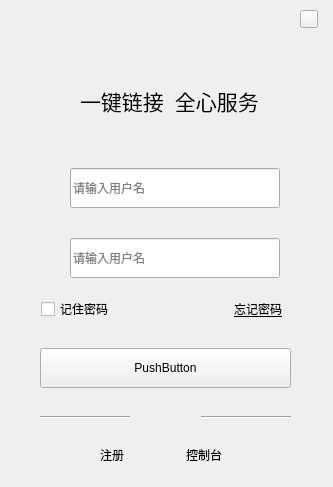
<?xml version="1.0" encoding="UTF-8"?>
<ui version="4.0">
 <class>Form</class>
 <widget class="QWidget" name="Form">
  <property name="geometry">
   <rect>
    <x>0</x>
    <y>0</y>
    <width>333</width>
    <height>487</height>
   </rect>
  </property>
  <property name="windowTitle">
   <string>Form</string>
  </property>
  <widget class="QWidget" name="layoutWidget">
   <property name="geometry">
    <rect>
     <x>0</x>
     <y>0</y>
     <width>332</width>
     <height>488</height>
    </rect>
   </property>
   <layout class="QVBoxLayout" name="verticalLayout_2">
    <item>
     <widget class="QWidget" name="widget_2" native="true">
      <property name="minimumSize">
       <size>
        <width>330</width>
        <height>120</height>
       </size>
      </property>
      <widget class="QLabel" name="label_login_logo">
       <property name="geometry">
        <rect>
         <x>140</x>
         <y>20</y>
         <width>50</width>
         <height>50</height>
        </rect>
       </property>
       <property name="text">
        <string/>
       </property>
       <property name="pixmap">
        <pixmap resource="C:/Users/chuyong/Desktop/img/login.qrc">:/img/logo2.png</pixmap>
       </property>
      </widget>
      <widget class="QLabel" name="label">
       <property name="geometry">
        <rect>
         <x>80</x>
         <y>80</y>
         <width>181</width>
         <height>41</height>
        </rect>
       </property>
       <property name="font">
        <font>
         <family>华文行楷</family>
         <pointsize>16</pointsize>
         <weight>50</weight>
         <bold>false</bold>
        </font>
       </property>
       <property name="text">
        <string>一键链接  全心服务</string>
       </property>
      </widget>
      <widget class="QPushButton" name="pushButton_2">
       <property name="geometry">
        <rect>
         <x>300</x>
         <y>10</y>
         <width>18</width>
         <height>18</height>
        </rect>
       </property>
       <property name="minimumSize">
        <size>
         <width>18</width>
         <height>18</height>
        </size>
       </property>
       <property name="text">
        <string/>
       </property>
       <property name="icon">
        <iconset resource="C:/Users/chuyong/Desktop/img/login.qrc">
         <normaloff>:/img/exit.png</normaloff>:/img/exit.png</iconset>
       </property>
      </widget>
     </widget>
    </item>
    <item>
     <widget class="QWidget" name="widget_3" native="true">
      <property name="minimumSize">
       <size>
        <width>330</width>
        <height>350</height>
       </size>
      </property>
      <widget class="QPushButton" name="pushButton">
       <property name="geometry">
        <rect>
         <x>40</x>
         <y>210</y>
         <width>251</width>
         <height>40</height>
        </rect>
       </property>
       <property name="text">
        <string>PushButton</string>
       </property>
      </widget>
      <widget class="QWidget" name="layoutWidget">
       <property name="geometry">
        <rect>
         <x>40</x>
         <y>270</y>
         <width>251</width>
         <height>18</height>
        </rect>
       </property>
       <layout class="QHBoxLayout" name="horizontalLayout_5" stretch="0,0,0">
        <property name="spacing">
         <number>25</number>
        </property>
        <item>
         <widget class="Line" name="line">
          <property name="minimumSize">
           <size>
            <width>90</width>
            <height>16</height>
           </size>
          </property>
          <property name="orientation">
           <enum>Qt::Horizontal</enum>
          </property>
         </widget>
        </item>
        <item>
         <widget class="QLabel" name="label_6">
          <property name="minimumSize">
           <size>
            <width>16</width>
            <height>16</height>
           </size>
          </property>
          <property name="text">
           <string/>
          </property>
          <property name="pixmap">
           <pixmap resource="C:/Users/chuyong/Desktop/img/login.qrc">:/img/cicle.png</pixmap>
          </property>
         </widget>
        </item>
        <item>
         <widget class="Line" name="line_2">
          <property name="minimumSize">
           <size>
            <width>90</width>
            <height>16</height>
           </size>
          </property>
          <property name="orientation">
           <enum>Qt::Horizontal</enum>
          </property>
         </widget>
        </item>
       </layout>
      </widget>
      <widget class="QWidget" name="layoutWidget">
       <property name="geometry">
        <rect>
         <x>100</x>
         <y>310</y>
         <width>122</width>
         <height>14</height>
        </rect>
       </property>
       <layout class="QHBoxLayout" name="horizontalLayout_6">
        <property name="spacing">
         <number>60</number>
        </property>
        <item>
         <widget class="QLabel" name="label_7">
          <property name="font">
           <font>
            <underline>true</underline>
           </font>
          </property>
          <property name="text">
           <string>注册</string>
          </property>
         </widget>
        </item>
        <item>
         <widget class="QLabel" name="label_8">
          <property name="font">
           <font>
            <underline>true</underline>
           </font>
          </property>
          <property name="text">
           <string>控制台</string>
          </property>
         </widget>
        </item>
       </layout>
      </widget>
      <widget class="QWidget" name="widget_4" native="true">
       <property name="geometry">
        <rect>
         <x>40</x>
         <y>30</y>
         <width>251</width>
         <height>41</height>
        </rect>
       </property>
       <property name="minimumSize">
        <size>
         <width>240</width>
         <height>40</height>
        </size>
       </property>
       <widget class="QLineEdit" name="lineEdit_3">
        <property name="geometry">
         <rect>
          <x>30</x>
          <y>0</y>
          <width>210</width>
          <height>40</height>
         </rect>
        </property>
        <property name="minimumSize">
         <size>
          <width>210</width>
          <height>40</height>
         </size>
        </property>
        <property name="placeholderText">
         <string>请输入用户名</string>
        </property>
       </widget>
       <widget class="QLabel" name="label_4">
        <property name="geometry">
         <rect>
          <x>4</x>
          <y>0</y>
          <width>20</width>
          <height>40</height>
         </rect>
        </property>
        <property name="minimumSize">
         <size>
          <width>20</width>
          <height>40</height>
         </size>
        </property>
        <property name="text">
         <string/>
        </property>
        <property name="pixmap">
         <pixmap resource="C:/Users/chuyong/Desktop/img/login.qrc">:/img/user.png</pixmap>
        </property>
        <property name="alignment">
         <set>Qt::AlignCenter</set>
        </property>
       </widget>
      </widget>
      <widget class="QWidget" name="widget_5" native="true">
       <property name="geometry">
        <rect>
         <x>40</x>
         <y>100</y>
         <width>251</width>
         <height>41</height>
        </rect>
       </property>
       <property name="minimumSize">
        <size>
         <width>240</width>
         <height>40</height>
        </size>
       </property>
       <widget class="QLineEdit" name="lineEdit_4">
        <property name="geometry">
         <rect>
          <x>30</x>
          <y>0</y>
          <width>210</width>
          <height>40</height>
         </rect>
        </property>
        <property name="minimumSize">
         <size>
          <width>210</width>
          <height>40</height>
         </size>
        </property>
        <property name="placeholderText">
         <string>请输入用户名</string>
        </property>
       </widget>
       <widget class="QLabel" name="label_9">
        <property name="geometry">
         <rect>
          <x>4</x>
          <y>0</y>
          <width>20</width>
          <height>40</height>
         </rect>
        </property>
        <property name="minimumSize">
         <size>
          <width>20</width>
          <height>40</height>
         </size>
        </property>
        <property name="text">
         <string/>
        </property>
        <property name="pixmap">
         <pixmap resource="C:/Users/chuyong/Desktop/img/login.qrc">:/img/passwd.png</pixmap>
        </property>
        <property name="alignment">
         <set>Qt::AlignCenter</set>
        </property>
       </widget>
      </widget>
      <widget class="QWidget" name="">
       <property name="geometry">
        <rect>
         <x>41</x>
         <y>161</y>
         <width>251</width>
         <height>20</height>
        </rect>
       </property>
       <layout class="QHBoxLayout" name="horizontalLayout_4">
        <property name="spacing">
         <number>120</number>
        </property>
        <item>
         <widget class="QCheckBox" name="checkBox">
          <property name="text">
           <string>记住密码</string>
          </property>
         </widget>
        </item>
        <item>
         <widget class="QLabel" name="label_5">
          <property name="font">
           <font>
            <underline>true</underline>
           </font>
          </property>
          <property name="text">
           <string>忘记密码</string>
          </property>
         </widget>
        </item>
       </layout>
      </widget>
     </widget>
    </item>
   </layout>
  </widget>
 </widget>
 <resources>
  <include location="C:/Users/chuyong/Desktop/img/login.qrc"/>
 </resources>
 <connections/>
</ui>
